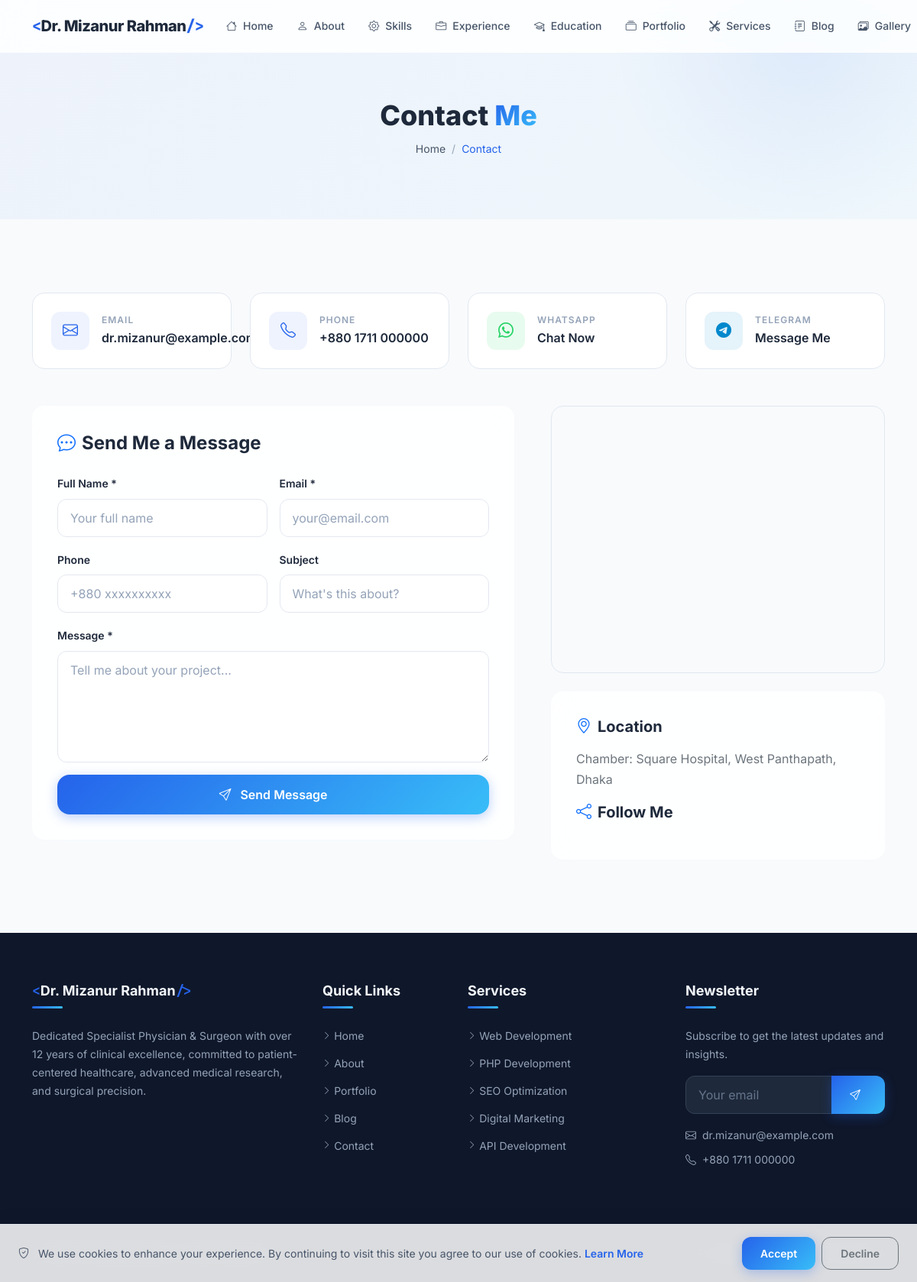
The app's page /contact with its own data.
### tables this page shows
CREATE TABLE IF NOT EXISTS `profile` (
    `id` INT UNSIGNED AUTO_INCREMENT PRIMARY KEY,
    `user_id` INT UNSIGNED NOT NULL,
    `full_name` VARCHAR(150) NOT NULL,
    `profession` VARCHAR(255) DEFAULT NULL,
    `photo` VARCHAR(255) DEFAULT NULL,
    `bio_short` TEXT DEFAULT NULL,
    `bio_full` LONGTEXT DEFAULT NULL,
    `birthday` DATE DEFAULT NULL,
    `nationality` VARCHAR(100) DEFAULT NULL,
    `location` VARCHAR(255) DEFAULT NULL,
    `languages` VARCHAR(500) DEFAULT NULL,
    `email` VARCHAR(255) DEFAULT NULL,
    `phone` VARCHAR(50) DEFAULT NULL,
    `website` VARCHAR(255) DEFAULT NULL,
    `mission` TEXT DEFAULT NULL,
    `vision` TEXT DEFAULT NULL,
    `goals` TEXT DEFAULT NULL,
    `typing_texts` TEXT DEFAULT NULL COMMENT 'JSON array of typing animation texts',
    `stats_experience_years` INT UNSIGNED DEFAULT 0,
    `stats_projects` INT UNSIGNED DEFAULT 0,
    `stats_clients` INT UNSIGNED DEFAULT 0,
    `stats_awards` INT UNSIGNED DEFAULT 0,
    `created_at` DATETIME DEFAULT CURRENT_TIMESTAMP,
    `updated_at` DATETIME DEFAULT CURRENT_TIMESTAMP ON UPDATE CURRENT_TIMESTAMP,
    FOREIGN KEY (`user_id`) REFERENCES `users`(`id`) ON DELETE CASCADE,
    INDEX `idx_user` (`user_id`)
);

### pages/contact.php (the view, shortened to what the rows shown need)
<section class="page-header">
    <div class="container">
        <h1 class="page-title" data-aos="fade-up">Contact <span class="gradient-text">Me</span></h1>
    </div>
</section>
<section class="section">
    <div class="container">
        <div class="row g-4 mb-5">
            <div class="col-lg-3 col-md-6" data-aos="fade-up">
                <div class="contact-info-card">
                    <div>
                        <div class="info-label">Email</div>
                        <div class="info-value"><?php echo e(getSetting('contact_email', 'contact@example.com')); ?></div>
                    </div>
                </div>
            </div>
            <div class="col-lg-3 col-md-6" data-aos="fade-up" data-aos-delay="100">
                <div class="contact-info-card">
                    <div>
                        <div class="info-label">Phone</div>
                        <div class="info-value"><?php echo e(getSetting('contact_phone', '+880 1234 567890')); ?></div>
                    </div>
                </div>
            </div>
        </div>
    </div>
</section>

### templates/header.php (shortened to what the rows shown need)
<?php
$profile = [];
try {
    $profile = $db->fetch("SELECT * FROM profile LIMIT 1") ?? [];
} catch (Exception $e) {
    $profile = [];
}
?>
<!DOCTYPE html>
<html lang="en" data-theme="light">
<head>
    <link rel="stylesheet" href="https://cdn.jsdelivr.net/npm/bootstrap@5.3.3/dist/css/bootstrap.min.css">
    <link rel="stylesheet" href="https://cdn.jsdelivr.net/npm/bootstrap-icons@1.11.3/font/bootstrap-icons.min.css">
    <link rel="stylesheet" href="https://unpkg.com/aos@2.3.1/dist/aos.css">
    <link rel="stylesheet" href="<?php echo asset('css/style.css'); ?>">
</head>
<body>
    <nav class="navbar navbar-expand-lg fixed-top glass-nav" id="mainNav">
        <div class="container">
            <a class="navbar-brand brand-logo" href="<?php echo url('home'); ?>">
                <?php if (!empty(getSetting('site_logo'))): ?>
                    <img src="<?php echo e(uploadUrl(getSetting('site_logo'))); ?>" alt="<?php echo e(SITE_NAME); ?>" height="40">
                <?php else: ?>
                    <span class="brand-text">
                        <span class="brand-accent">&lt;</span><?php echo e($profile['full_name'] ?? 'JD'); ?><span class="brand-accent">/&gt;</span>
                    </span>
                <?php endif; ?>
            </a>
        </div>
    </nav>
    <main id="main-content">

### templates/footer.php (shortened to what the rows shown need)
    </main>
    <footer class="site-footer">
        <div class="footer-top">
            <div class="container">
                <div class="row g-4">
                    <div class="col-lg-4 col-md-6">
                        <div class="footer-widget">
                            <h5 class="footer-title">
                                <span class="brand-accent">&lt;</span><?php echo e($profile['full_name'] ?? SITE_NAME); ?><span class="brand-accent">/&gt;</span>
                            </h5>
                            <p class="footer-desc">
                                <?php echo e(truncate($profile['bio_short'] ?? SITE_DESCRIPTION, 200)); ?>
                            </p>
                        </div>
                    </div>
                    <div class="col-lg-3 col-md-6">
                        <div class="footer-widget">
                            <div class="footer-contact-info mt-3">
                                <?php if (!empty(getSetting('contact_email'))): ?>
                                <p><i class="bi bi-envelope me-2"></i><?php echo e(getSetting('contact_email')); ?></p>
                                <?php endif; ?>
                                <?php if (!empty(getSetting('contact_phone'))): ?>
                                <p><i class="bi bi-telephone me-2"></i><?php echo e(getSetting('contact_phone')); ?></p>
                                <?php endif; ?>
                            </div>
                        </div>
                    </div>
                </div>
            </div>
        </div>
        <div class="footer-bottom">
            <div class="container">
                <div class="row align-items-center">
                    <div class="col-md-6 text-center text-md-start">
                        <p class="mb-0"><?php echo e(getSetting('footer_text', '© ' . date('Y') . ' ' . ($profile['full_name'] ?? SITE_NAME) . '. All rights reserved.')); ?></p>
                    </div>
                </div>
            </div>
        </div>
    </footer>
</body>
</html>

### records on screen
profile: full_name "Dr. Mizanur Rahman", email "dr.mizanur@example.com", phone "+880 1711 000000", bio_short "Dedicated Specialist Physician & Surgeon with over 12 years of clinical excellence, committed to patient-centered healthcare, advanced medical research, and surgical precision."

### other values on screen
$item['label'] "Home"
$item['label'] "About"
$item['label'] "Skills"
$item['label'] "Experience"
$item['label'] "Education"
$item['label'] "Portfolio"
$item['label'] "Services"
$item['label'] "Blog"
$item['label'] "Gallery"
getSetting('contact_address', 'Dhaka, Bangladesh') "Chamber: Square Hospital, West Panthapath, Dhaka"
